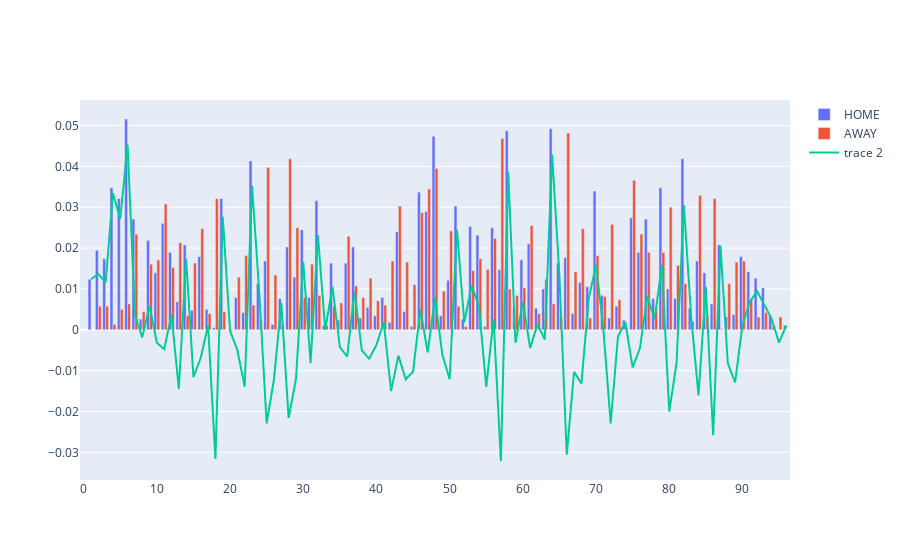

The cell this chart's notebook holds for it:
### Code cell
import plotly.graph_objects as go

fig = go.Figure(data=[
    go.Bar(name='HOME', y=dfxg_homexg_complete_game_all_bps.clip(lower=0).mean() ),
    go.Bar(name='AWAY', y=dfxg_awayxg_complete_game_all_bps.clip(lower=0).mean() ),
    # go.Bar(name='LA Zoo', x=animals, y=[12, 18, 29])
])

fig.add_trace(
    go.Scatter(
        y=dfxg_complete_game_all_bps
    ))


# # Change the bar mode
fig.update_layout(barmode='group')
fig.show()
